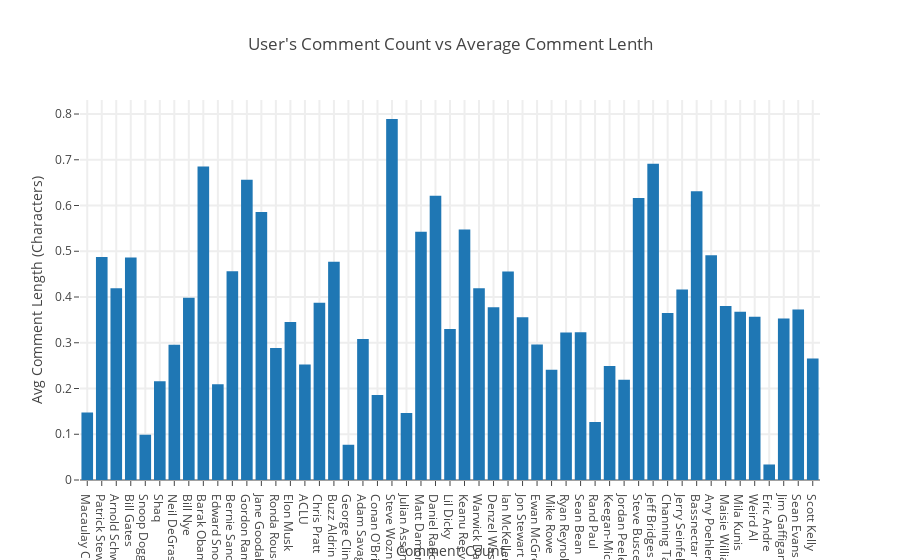

Notebook code cell kept with this figure:
### Code cell
data = [
#     go.Bar(
#         x=counts['Celebrity'], 
#         y=counts['commentCount'], 
#         name='Total Comment Count',
#         textposition = 'auto'),
#     go.Bar(
#         x=counts['Celebrity'], 
#         y=counts['avgCommentLength'], 
#         name='Avg Comment Length',
#         textposition = 'auto'),
#     go.Bar(
#         x=counts['Celebrity'], 
#         y=counts['karma_compound'], 
#         name='Net Karma',
#         textposition = 'auto'),
    go.Bar(
        x=counts['Celebrity'],
        y=counts['vader_compound'],
        name='Avg Compound Vader Score',
        textposition = 'auto')
]

layout= go.Layout(
    title= "User's Comment Count vs Average Comment Lenth",
    hovermode= 'closest',
    xaxis= dict(
        title= 'Comment Count',
        ticklen= 5,
        #zeroline= False,
        gridwidth= 2,
    ),
    yaxis=dict(
        title= 'Avg Comment Length (Characters)',
        ticklen= 5,
        #zeroline=False,
        gridwidth= 2
    ),
    showlegend= False
)


fig = go.Figure(data=data, layout=layout)
iplot(fig)

### Figure 1 — Plotly figure (JSON) as saved in the notebook; plotly's stock layout.template omitted (floating-point values rounded to 4 significant figures)
{"data": [{"name": "Avg Compound Vader Score", "textposition": "auto", "type": "bar", "uid": "b57ddfba-a9f8-11e8-9e5c-60f81db8cc7e", "x": ["Macaulay Culkin", "Patrick Stewart", "Arnold Schwarzenegger", "Bill Gates", "Snoop Dogg", "Shaq", "Neil DeGrasse Tyson", "Bill Nye", "Barak Obama", "Edward Snowden", "Bernie Sanders", "Gordon Ramsey", "Jane Goodall", "Ronda Rousey", "Elon Musk", "ACLU", "Chris Pratt", "Buzz Aldrin", "George Clinton", "Adam Savage", "Conan O'Brien", "Steve Wozniak", "Julian Assange", "Matt Damon", "Daniel Radcliffe", "Lil Dicky", "Keanu Reeves", "Warwick Davis", "Denzel Washington", "Ian McKellen", "Jon Stewart", "Ewan McGregor", "Mike Rowe", "Ryan Reynolds", "Sean Bean", "Rand Paul", "Keegan-Michael Key", "Jordan Peele", "Steve Buscemi", "Jeff Bridges", "Channing Tatum", "Jerry Seinfeld", "Bassnectar", "Any Poehler", "Maisie Williams", "Mila Kunis", "Weird Al", "Eric Andre", "Jim Gaffigan", "Sean Evans", "Scott Kelly"], "y": [0.1475, 0.4875, 0.4193, 0.4865, 0.09898, 0.2158, 0.2957, 0.3981, 0.6854, 0.2091, 0.4565, 0.6563, 0.5859, 0.2886, 0.3454, 0.2527, 0.3873, 0.4768, 0.07703, 0.308, 0.186, 0.7891, 0.1464, 0.5425, 0.6213, 0.3299, 0.5477, 0.4191, 0.3778, 0.4559, 0.3557, 0.2963, 0.2411, 0.3222, 0.3229, 0.1267, 0.2491, 0.2191, 0.6164, 0.6911, 0.3651, 0.4166, 0.6313, 0.4914, 0.3806, 0.3677, 0.3568, 0.0339, 0.3529, 0.3729, 0.2656]}], "layout": {"hovermode": "closest", "showlegend": false, "title": "User's Comment Count vs Average Comment Lenth", "xaxis": {"gridwidth": 2, "ticklen": 5, "title": "Comment Count"}, "yaxis": {"gridwidth": 2, "ticklen": 5, "title": "Avg Comment Length (Characters)"}}}
